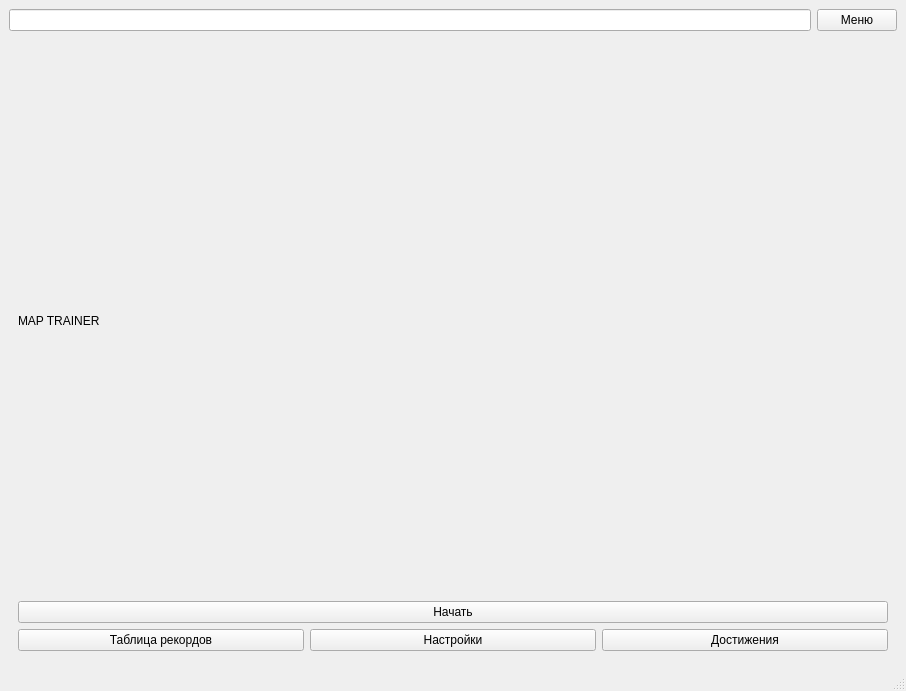
<?xml version="1.0" encoding="UTF-8"?>
<ui version="4.0">
 <class>MainWindow</class>
 <widget class="QMainWindow" name="MainWindow">
  <property name="geometry">
   <rect>
    <x>0</x>
    <y>0</y>
    <width>906</width>
    <height>691</height>
   </rect>
  </property>
  <property name="windowTitle">
   <string>MainWindow</string>
  </property>
  <widget class="QWidget" name="centralwidget">
   <layout class="QVBoxLayout" name="verticalLayout_2">
    <item>
     <layout class="QHBoxLayout" name="horizontalLayout_2">
      <item>
       <widget class="QLineEdit" name="menu_name"/>
      </item>
      <item>
       <widget class="QPushButton" name="menu_btn">
        <property name="text">
         <string>Меню</string>
        </property>
       </widget>
      </item>
     </layout>
    </item>
    <item>
     <widget class="QStackedWidget" name="stackedWidget">
      <property name="currentIndex">
       <number>1</number>
      </property>
      <widget class="QWidget" name="records_page">
       <layout class="QVBoxLayout" name="verticalLayout_4">
        <item>
         <widget class="QLabel" name="records_label">
          <property name="text">
           <string>Таблица рекордов</string>
          </property>
         </widget>
        </item>
        <item>
         <widget class="QListWidget" name="records_list"/>
        </item>
       </layout>
      </widget>
      <widget class="QWidget" name="menu_page">
       <layout class="QVBoxLayout" name="verticalLayout_3">
        <item>
         <layout class="QVBoxLayout" name="verticalLayout">
          <item>
           <widget class="QLabel" name="game_name_label">
            <property name="text">
             <string>MAP TRAINER</string>
            </property>
           </widget>
          </item>
          <item>
           <widget class="QPushButton" name="start_btn">
            <property name="text">
             <string>Начать</string>
            </property>
           </widget>
          </item>
         </layout>
        </item>
        <item>
         <layout class="QHBoxLayout" name="horizontalLayout">
          <item>
           <widget class="QPushButton" name="records_btn">
            <property name="text">
             <string>Таблица рекордов</string>
            </property>
           </widget>
          </item>
          <item>
           <widget class="QPushButton" name="settings_btn">
            <property name="text">
             <string>Настройки</string>
            </property>
           </widget>
          </item>
          <item>
           <widget class="QPushButton" name="achievements_btn">
            <property name="text">
             <string>Достижения</string>
            </property>
           </widget>
          </item>
         </layout>
        </item>
       </layout>
      </widget>
      <widget class="QWidget" name="settings_page">
       <widget class="QLabel" name="label_4">
        <property name="geometry">
         <rect>
          <x>360</x>
          <y>100</y>
          <width>201</width>
          <height>231</height>
         </rect>
        </property>
        <property name="text">
         <string>В РАЗРАБОТКЕ</string>
        </property>
       </widget>
       <widget class="QPushButton" name="settings_apply_btn">
        <property name="geometry">
         <rect>
          <x>390</x>
          <y>400</y>
          <width>93</width>
          <height>28</height>
         </rect>
        </property>
        <property name="text">
         <string>Применить</string>
        </property>
       </widget>
      </widget>
      <widget class="QWidget" name="achievements_page">
       <layout class="QVBoxLayout" name="verticalLayout_5">
        <item>
         <layout class="QHBoxLayout" name="horizontalLayout_3">
          <item>
           <widget class="QCheckBox" name="ach1_check">
            <property name="text">
             <string/>
            </property>
           </widget>
          </item>
          <item>
           <widget class="QLabel" name="ach1_description">
            <property name="text">
             <string>TextLabel</string>
            </property>
           </widget>
          </item>
         </layout>
        </item>
        <item>
         <layout class="QHBoxLayout" name="horizontalLayout_7">
          <item>
           <widget class="QCheckBox" name="ach2_check">
            <property name="text">
             <string/>
            </property>
           </widget>
          </item>
          <item>
           <widget class="QLabel" name="ach2_description">
            <property name="text">
             <string>TextLabel</string>
            </property>
           </widget>
          </item>
         </layout>
        </item>
        <item>
         <layout class="QHBoxLayout" name="horizontalLayout_4">
          <item>
           <widget class="QCheckBox" name="ach3_check">
            <property name="text">
             <string/>
            </property>
           </widget>
          </item>
          <item>
           <widget class="QLabel" name="ach3_description">
            <property name="text">
             <string>TextLabel</string>
            </property>
           </widget>
          </item>
         </layout>
        </item>
        <item>
         <layout class="QHBoxLayout" name="horizontalLayout_5">
          <item>
           <widget class="QCheckBox" name="ach4_check">
            <property name="text">
             <string/>
            </property>
           </widget>
          </item>
          <item>
           <widget class="QLabel" name="ach4_description">
            <property name="text">
             <string>TextLabel</string>
            </property>
           </widget>
          </item>
         </layout>
        </item>
        <item>
         <layout class="QHBoxLayout" name="horizontalLayout_8">
          <item>
           <widget class="QCheckBox" name="ach5_check">
            <property name="text">
             <string/>
            </property>
           </widget>
          </item>
          <item>
           <widget class="QLabel" name="ach5_description">
            <property name="text">
             <string>TextLabel</string>
            </property>
           </widget>
          </item>
         </layout>
        </item>
        <item>
         <layout class="QHBoxLayout" name="horizontalLayout_6">
          <item>
           <widget class="QCheckBox" name="ach6_check">
            <property name="text">
             <string/>
            </property>
           </widget>
          </item>
          <item>
           <widget class="QLabel" name="ach6_description">
            <property name="text">
             <string>TextLabel</string>
            </property>
           </widget>
          </item>
         </layout>
        </item>
       </layout>
      </widget>
      <widget class="QWidget" name="start_settings_page">
       <widget class="QLabel" name="label_11">
        <property name="geometry">
         <rect>
          <x>290</x>
          <y>90</y>
          <width>241</width>
          <height>171</height>
         </rect>
        </property>
        <property name="text">
         <string>В РАЗРАБОТКЕ</string>
        </property>
       </widget>
       <widget class="QPushButton" name="game_btn">
        <property name="geometry">
         <rect>
          <x>270</x>
          <y>350</y>
          <width>93</width>
          <height>28</height>
         </rect>
        </property>
        <property name="text">
         <string>Начать</string>
        </property>
       </widget>
      </widget>
      <widget class="QWidget" name="game_page">
       <layout class="QVBoxLayout" name="verticalLayout_7">
        <item>
         <layout class="QHBoxLayout" name="horizontalLayout_12">
          <item>
           <widget class="QTimeEdit" name="game_timer"/>
          </item>
          <item>
           <widget class="QPushButton" name="result_btn">
            <property name="text">
             <string>Завершить</string>
            </property>
           </widget>
          </item>
         </layout>
        </item>
        <item>
         <widget class="QLabel" name="game_image">
          <property name="text">
           <string/>
          </property>
         </widget>
        </item>
        <item>
         <widget class="QLabel" name="game_question_label">
          <property name="text">
           <string>Вопрос</string>
          </property>
         </widget>
        </item>
        <item>
         <layout class="QHBoxLayout" name="horizontalLayout_9">
          <item>
           <widget class="QScrollArea" name="scrollArea">
            <property name="widgetResizable">
             <bool>true</bool>
            </property>
            <widget class="QWidget" name="scrollAreaWidgetContents">
             <property name="geometry">
              <rect>
               <x>0</x>
               <y>0</y>
               <width>758</width>
               <height>472</height>
              </rect>
             </property>
             <layout class="QHBoxLayout" name="horizontalLayout_10">
              <item>
               <widget class="QScrollBar" name="verticalScrollBar">
                <property name="orientation">
                 <enum>Qt::Vertical</enum>
                </property>
               </widget>
              </item>
              <item>
               <layout class="QVBoxLayout" name="verticalLayout_6">
                <item>
                 <widget class="QCheckBox" name="checkBox_7">
                  <property name="text">
                   <string>CheckBox</string>
                  </property>
                 </widget>
                </item>
                <item>
                 <widget class="QCheckBox" name="checkBox_8">
                  <property name="text">
                   <string>CheckBox</string>
                  </property>
                 </widget>
                </item>
                <item>
                 <widget class="QCheckBox" name="checkBox_11">
                  <property name="text">
                   <string>CheckBox</string>
                  </property>
                 </widget>
                </item>
               </layout>
              </item>
             </layout>
            </widget>
           </widget>
          </item>
          <item>
           <widget class="QPushButton" name="game_answer_btn">
            <property name="text">
             <string>Ответить</string>
            </property>
           </widget>
          </item>
         </layout>
        </item>
       </layout>
      </widget>
      <widget class="QWidget" name="result_page">
       <widget class="QLabel" name="label_14">
        <property name="geometry">
         <rect>
          <x>260</x>
          <y>185</y>
          <width>361</width>
          <height>121</height>
         </rect>
        </property>
        <property name="text">
         <string>В РАЗРАБОТКЕ</string>
        </property>
       </widget>
      </widget>
     </widget>
    </item>
   </layout>
  </widget>
  <widget class="QMenuBar" name="menubar">
   <property name="geometry">
    <rect>
     <x>0</x>
     <y>0</y>
     <width>906</width>
     <height>26</height>
    </rect>
   </property>
  </widget>
  <widget class="QStatusBar" name="statusbar"/>
 </widget>
 <resources/>
 <connections/>
</ui>
